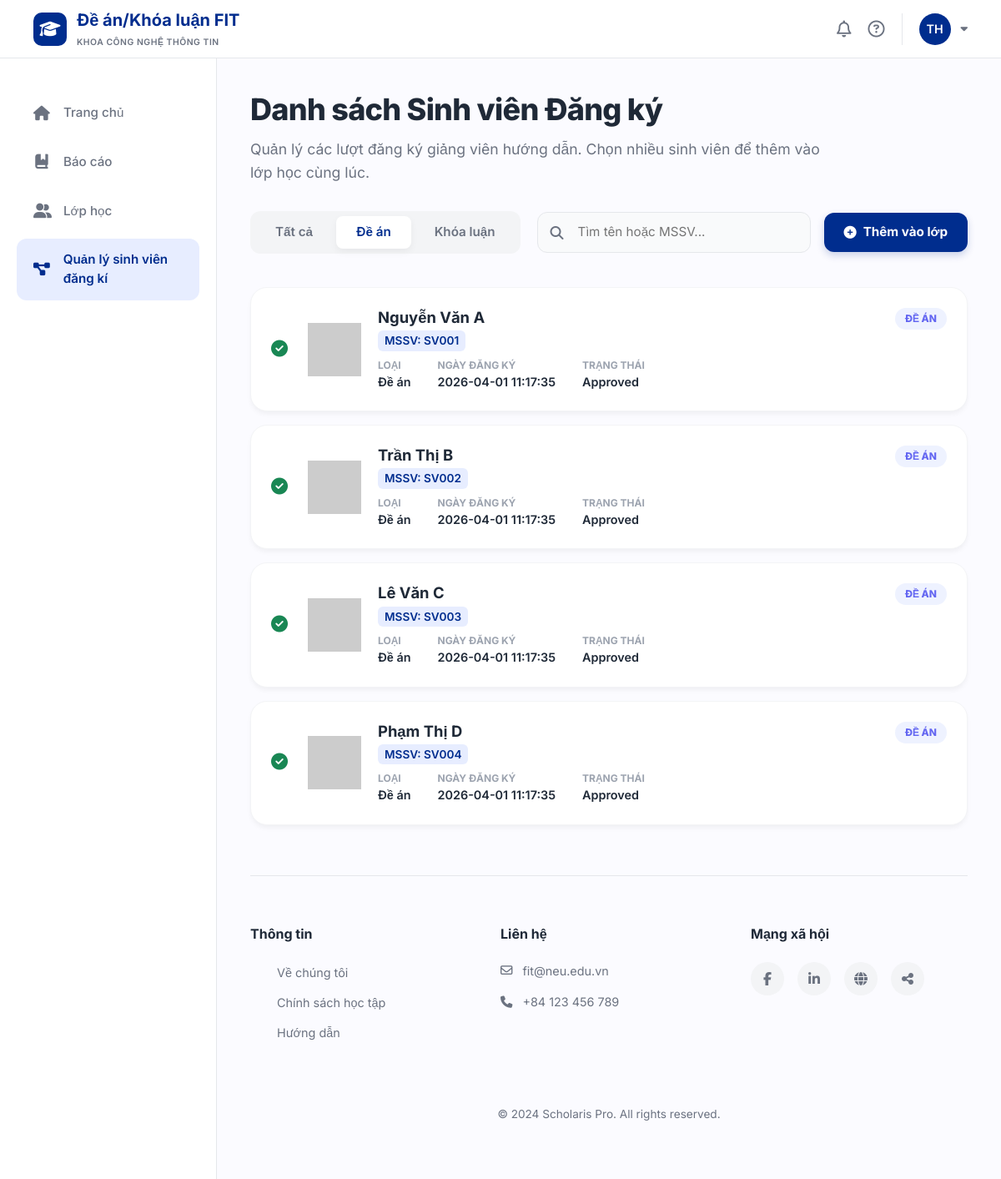
Page /lecturer/registrations?type=project (signed in) on the committed database.
### tables this page shows
CREATE TABLE registrations (
    id INTEGER PRIMARY KEY AUTOINCREMENT,
    student_id INTEGER NOT NULL,
    lecturer_id INTEGER NOT NULL,
    course_type_id INTEGER NOT NULL,
    semester_id INTEGER NOT NULL,
    status VARCHAR(20) DEFAULT 'pending' CHECK (status IN ('pending', 'approved', 'rejected')),
    registered_at DATETIME DEFAULT CURRENT_TIMESTAMP,
    processed_at DATETIME, knowledge TEXT, project TEXT, topic TEXT,
    FOREIGN KEY (student_id) REFERENCES students(id),
    FOREIGN KEY (lecturer_id) REFERENCES lecturers(id),
    FOREIGN KEY (course_type_id) REFERENCES course_types(id),
    FOREIGN KEY (semester_id) REFERENCES semesters(id)
);

CREATE TABLE users (
    id INTEGER PRIMARY KEY AUTOINCREMENT,
    email VARCHAR(100) NOT NULL UNIQUE,
    password VARCHAR(255) NOT NULL,
    full_name VARCHAR(100) NOT NULL,
    role VARCHAR(20) NOT NULL CHECK (role IN ('student', 'lecturer')),
    phone VARCHAR(20),
    created_at DATETIME DEFAULT CURRENT_TIMESTAMP
);

CREATE TABLE students (
    id INTEGER PRIMARY KEY AUTOINCREMENT,
    user_id INTEGER NOT NULL UNIQUE,
    student_code VARCHAR(20) NOT NULL UNIQUE,
    class_name VARCHAR(50),
    major VARCHAR(100),
    FOREIGN KEY (user_id) REFERENCES users(id) ON DELETE CASCADE
);

CREATE TABLE course_types (
    id INTEGER PRIMARY KEY AUTOINCREMENT,
    type_name VARCHAR(50) NOT NULL UNIQUE
);

### app/lecturer/registrationsmanagement/routes.py (the view)
@registrationsmanagement_bp.route('/lecturer/registrations')
def registrations_management():
    if 'user_id' not in session or session.get('role') != 'lecturer':
        flash("Bạn không có quyền truy cập trang này.", "danger")
        return redirect(url_for('login.login'))
    user_id = session['user_id']
    course_type_filter = request.args.get('type', 'all')
    db = get_db()
    cursor = db.cursor()
    cursor.execute("SELECT id FROM lecturers WHERE user_id = ?", (user_id,))
    lecturer = cursor.fetchone()
    if not lecturer:
        flash("Không tìm thấy thông tin giảng viên.", "danger")
        return redirect(url_for('login.login'))
    lecturer_id = lecturer['id']
    cursor.execute("SELECT id FROM semesters WHERE is_current = 1")
    semester = cursor.fetchone()
    if not semester:
        flash("Không tìm thấy học kỳ hiện tại.", "danger")
        return redirect(url_for('login.login'))
    semester_id = semester['id']
    query = """
        SELECT
            r.id,
            r.status,
            r.registered_at,
            u.full_name AS student_name,
            s.student_code,
            s.id AS student_id,
            ct.type_name,
            ct.id AS course_type_id
        FROM registrations r
        JOIN students s ON r.student_id = s.id
        JOIN users u ON s.user_id = u.id
        JOIN course_types ct ON r.course_type_id = ct.id
        WHERE r.lecturer_id = ? AND r.semester_id = ?
    """
    params = [lecturer_id, semester_id]
    if course_type_filter == 'project':
        query += " AND r.course_type_id = 1"
    elif course_type_filter == 'thesis':
        query += " AND r.course_type_id = 2"
    query += " ORDER BY r.registered_at DESC"
    cursor.execute(query, params)
    registrations = cursor.fetchall()
    return render_template(
        'lecturer/registrationsmanagement.html',
        registrations=registrations,
        current_filter=course_type_filter
    )

### app/database.py (called while the page is built)
def get_db():
    if 'db' not in g:
        g.db = sqlite3.connect(DB_PATH, timeout=30)
        g.db.row_factory = sqlite3.Row
        try:
            g.db.execute("PRAGMA journal_mode=WAL")
            g.db.execute("PRAGMA foreign_keys=ON")
        except sqlite3.OperationalError:
            pass
    return g.db

### templates/lecturer/registrationsmanagement.html (shortened to what this page needs)
{% extends "lecturer/base.html" %}
{% block content %}
<div class="management-container">
    <header class="management-header">
        <h2>Danh sách Sinh viên Đăng ký</h2>
        <p>Quản lý các lượt đăng ký giảng viên hướng dẫn. Chọn nhiều sinh viên để thêm vào lớp học cùng lúc.</p>
    </header>
    <div class="control-panel">
        <div class="filter-tabs">
            <a href="{{ url_for('registrationsmanagement.registrations_management', type='all') }}"
               class="filter-tab {% if current_filter == 'all' %}active{% endif %}">Tất cả</a>
            <a href="{{ url_for('registrationsmanagement.registrations_management', type='project') }}"
               class="filter-tab {% if current_filter == 'project' %}active{% endif %}">Đề án</a>
            <a href="{{ url_for('registrationsmanagement.registrations_management', type='thesis') }}"
               class="filter-tab {% if current_filter == 'thesis' %}active{% endif %}">Khóa luận</a>
        </div>
        <div class="right-controls">
            <div class="search-wrapper">
                <i class="fa-solid fa-magnifying-glass"></i>
                <input type="text" class="search-input" id="searchStudent" placeholder="Tìm tên hoặc MSSV..." oninput="handleSearch()">
            </div>
            <button class="bulk-add-btn" onclick="openBulkAssignModal()">
                <i class="fa-solid fa-plus-circle"></i> Thêm vào lớp
            </button>
        </div>
    </div>
    <div class="registrations-list" id="registrationsList">
        {% for reg in registrations %}
        <div class="reg-card" data-name="{{ reg.student_name | lower }}" data-mssv="{{ reg.student_code }}">
            <div class="selection-area">
                {% if reg.status == 'pending' %}
                <input type="checkbox" class="student-checkbox custom-checkbox"
                       value="{{ reg.id }}"
                       data-coursetype="{{ reg.course_type_id }}"
                       data-typename="{{ reg.type_name }}">
                {% else %}
                <i class="fa-solid fa-check-circle text-success" style="font-size: 20px;"></i>
                {% endif %}
            </div>
            <div class="student-info-box" onclick="openDetailModal({{ reg.id }})">
                <div class="student-avatar">
                    <img src="https://ui-avatars.com/api/?name={{ reg.student_name | urlencode }}&background=002D8E&color=fff&bold=true" alt="Avatar">
                </div>
                <div class="details">
                    <h4>{{ reg.student_name }}</h4>
                    <span class="mssv">MSSV: {{ reg.student_code }}</span>
                    <div class="meta-data">
                        <div class="meta-item">
                            <span class="meta-label">Loại</span>
                            <span class="meta-value">{{ reg.type_name }}</span>
                        </div>
                        <div class="meta-item">
                            <span class="meta-label">Ngày đăng ký</span>
                            <span class="meta-value">{{ reg.registered_at }}</span>
                        </div>
                        <div class="meta-item">
                            <span class="meta-label">Trạng thái</span>
                            <span class="meta-value text-capitalize">{{ reg.status }}</span>
                        </div>
                    </div>
                </div>
            </div>
            <div class="badge-status {% if reg.course_type_id == 1 %}badge-project{% else %}badge-thesis{% endif %}">
                {{ reg.type_name }}
            </div>
        </div>
        {% endfor %}
    </div>
</div>
{% endblock %}

### templates/lecturer/registrationsmanagement.html (style rules this page uses)
:root { --primary-blue: #002D8E; --light-blue: #E7EDFF; --status-pending: #FBBF24; --status-success: #10B981; --status-draft: #9CA3AF; --bg-card: #FFFFFF; --text-main: #1F2937; --text-secondary: #6B7280; --transition: all 0.3s cubic-bezier(0.4, 0, 0.2, 1); }
.management-header { margin-bottom: 32px; }
.management-header h2 { font-size: 2.25rem; font-weight: 800; color: var(--text-main); margin-bottom: 12px; letter-spacing: -0.02em; }
.management-header p { color: var(--text-secondary); font-size: 1.1rem; max-width: 700px; line-height: 1.6; }
.control-panel { display: flex; justify-content: space-between; align-items: center; margin-bottom: 40px; gap: 20px; flex-wrap: wrap; }
.filter-tabs { display: flex; background: #F3F4F6; padding: 6px; border-radius: 12px; gap: 4px; }
.filter-tab { padding: 8px 24px; border-radius: 8px; font-size: 0.95rem; font-weight: 600; color: var(--text-secondary); cursor: pointer; transition: var(--transition); border: none; background: transparent; text-decoration: none; }
.filter-tab.active { background: var(--white); color: var(--primary-blue); box-shadow: 0 4px 10px rgba(0, 0, 0, 0.05); }
.right-controls { display: flex; align-items: center; gap: 16px; flex: 1; justify-content: flex-end; }
.search-wrapper { position: relative; flex: 1; max-width: 350px; }
.search-wrapper i { position: absolute; left: 16px; top: 50%; transform: translateY(-50%); color: var(--text-secondary); }
.search-input { width: 100%; padding: 12px 16px 12px 48px; border-radius: 12px; border: 1px solid #E5E7EB; background: #F9FAFB; font-size: 0.95rem; outline: none; transition: var(--transition); }
.bulk-add-btn { background: var(--primary-blue); color: white; border: none; padding: 12px 24px; border-radius: 12px; font-weight: 700; font-size: 0.95rem; display: flex; align-items: center; gap: 8px; cursor: pointer; transition: var(--transition); box-shadow: 0 4px 10px rgba(0, 45, 142, 0.2); white-space: nowrap; }
.registrations-list { display: flex; flex-direction: column; gap: 16px; }
.reg-card { background: var(--bg-card); border-radius: 20px; padding: 24px; display: flex; align-items: center; box-shadow: 0 4px 6px -1px rgba(0, 0, 0, 0.05); border: 1px solid #F3F4F6; transition: var(--transition); position: relative; }
.selection-area { padding-right: 24px; }
.student-info-box { display: flex; align-items: center; gap: 20px; flex: 1; }
.student-avatar { width: 64px; height: 64px; border-radius: 12px; background: #F3F4F6; display: flex; align-items: center; justify-content: center; font-size: 1.5rem; color: var(--primary-blue); }
.student-avatar img { width: 100%; height: 100%; object-fit: cover; }
.details h4 { font-size: 1.15rem; font-weight: 700; margin-bottom: 4px; }
.mssv { font-size: 0.85rem; font-weight: 600; color: var(--primary-blue); background: var(--light-blue); padding: 2px 8px; border-radius: 6px; margin-bottom: 8px; display: inline-block; }
.meta-data { display: flex; gap: 32px; }
.meta-item { display: flex; flex-direction: column; }
.meta-label { font-size: 0.75rem; font-weight: 700; color: #9CA3AF; text-transform: uppercase; }
.meta-value { font-size: 0.9rem; font-weight: 600; }
.badge-status { position: absolute; top: 24px; right: 24px; padding: 4px 12px; border-radius: 20px; font-size: 0.75rem; font-weight: 800; text-transform: uppercase; }
.badge-project { background: #EEF2FF; color: #6366F1; }
.student-info-box { cursor: pointer; transition: opacity 0.2s; }

### templates/lecturer/base.html (style rules this page uses)
:root { --primary-color: #002D8E; --primary-light: #E7EDFF; --bg-page: #FBFBFF; --white: #FFFFFF; --text-dark: #1F2937; --text-muted: #6B7280; --border-color: #E5E7EB; --sidebar-width: 260px; --header-height: 70px; --shadow: 0 4px 12px rgba(0, 0, 0, 0.05); --transition: all 0.3s ease; }
* { margin: 0; padding: 0; box-sizing: border-box; font-family: 'Inter', sans-serif; }
body { background-color: var(--bg-page); color: var(--text-dark); min-height: 100vh; display: flex; flex-direction: column; }

### rows in the picture
registrations: student_name "Nguyễn Văn A", student_code "SV001", type_name "Đề án", registered_at "2026-04-01 11:17:35", status "Approved", type_name "ĐỀ ÁN"
registrations: student_name "Trần Thị B", student_code "SV002", type_name "Đề án", registered_at "2026-04-01 11:17:35", status "Approved", type_name "ĐỀ ÁN"
registrations: student_name "Lê Văn C", student_code "SV003", type_name "Đề án", registered_at "2026-04-01 11:17:35", status "Approved", type_name "ĐỀ ÁN"
registrations: student_name "Phạm Thị D", student_code "SV004", type_name "Đề án", registered_at "2026-04-01 11:17:35", status "Approved", type_name "ĐỀ ÁN"
